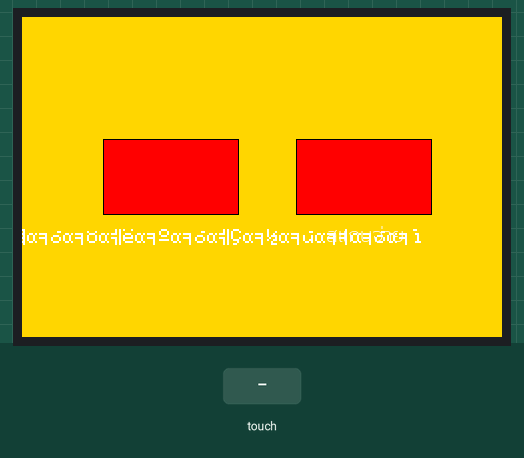
Bench run of a sketch on a simulated ESP32. Shown: 480×320 colour display. The test bench sets the inputs (shaded band). What the sketch prints to the serial monitor is not drawn.

Above: at 5.9 s.
6.0 s: screen touched at 13 % across, 10 % down
7.5 s: screen touched at 38 % across, 10 % down
9.0 s: screen touched at 62 % across, 10 % down
Timing chart, 0 to 12.0 s (numbered marks = the images above; inputs shaded):
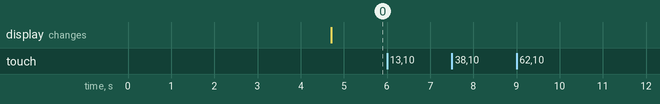

Measured:
- after the input at 6.0 s, every drawn part: stays the same
- after the input at 7.5 s, every drawn part: stays the same
- after the input at 9.0 s, every drawn part: stays the same

The sketch:

On_Off_Button.ino
```cpp
// Example of drawing a graphical "switch" and using
// the touch screen to change it's state.

// This sketch does not use the libraries button drawing
// and handling functions.

// Based on Adafruit_GFX library onoffbutton example.

// Touch handling for XPT2046 based screens is handled by
// the TFT_eSPI library.

// Calibration data is stored in SPIFFS so we need to include it
#include <SPI.h>
#include "font.h"

#include <TFT_eSPI.h> // Hardware-specific library

TFT_eSPI tft = TFT_eSPI();       // Invoke custom library

// This is the file name used to store the touch coordinate
// calibration data. Change the name to start a new calibration.


// Set REPEAT_CAL to true instead of false to run calibration
// again, otherwise it will only be done once.
// Repeat calibration if you change the screen rotation.
#define REPEAT_CAL false

bool SwitchOn = false;

// Comment out to stop drawing black spots
#define BLACK_SPOT

// Switch position and size
//#define FRAME_X 200
//#define FRAME_Y 64
//#define FRAME_W 250
//#define FRAME_H 100

// Red zone size
#define REDBUTTON_X 81
#define REDBUTTON_Y 122
#define REDBUTTON_W 136
#define REDBUTTON_H 76

#define TWOBUTTON_X 274
#define TWOBUTTON_Y 122
#define TWOBUTTON_W 136
#define TWOBUTTON_H 76

// Green zone size
//#define GREENBUTTON_X 270
//#define GREENBUTTON_Y FRAME_Y
//#define GREENBUTTON_W (FRAME_W/2)
//#define GREENBUTTON_H FRAME_H

//------------------------------------------------------------------------------------------
//------------------------------------------------------------------------------------------
void setup(void)
{
  Serial.begin(9600);
  tft.init();

  // Set the rotation before we calibrate
  tft.setRotation(1);

  // call screen calibration
  touch_calibrate();

  // clear screen
  tft.fillScreen(TFT_GOLD);

  // Draw button (this example does not use library Button class)
  redBtn();
  twoBtn();
}
//------------------------------------------------------------------------------------------
//------------------------------------------------------------------------------------------
void loop()
{
  uint16_t x, y;

  // See if there's any touch data for us
  if (tft.getTouch(&x, &y))
  {
    Serial.println(x,y);
    // Draw a block spot to show where touch was calculated to be
    //    #ifdef BLACK_SPOT
    //      tft.fillCircle(x, y, 2, TFT_BLACK);
    //    #endif

    if ((x > REDBUTTON_X) && (x < (REDBUTTON_X + REDBUTTON_W))) {
      if ((y > REDBUTTON_Y) && (y <= (REDBUTTON_Y + REDBUTTON_H))) {
        Serial.println("Red btn hit");
        redBtn();
      }
    }
    if ((x > TWOBUTTON_X) && (x < (TWOBUTTON_X + TWOBUTTON_W))) {
      if ((y > TWOBUTTON_Y) && (y <= (TWOBUTTON_Y + TWOBUTTON_H))) {
        Serial.println("Green btn hit");
        //          greenBtn();
      }
    }
    delay(1000);
  }
}
//------------------------------------------------------------------------------------------

void drawFrame()
{
  //  tft.drawRect(FRAME_X, FRAME_Y, FRAME_W, FRAME_H, TFT_BLACK);
}

// Draw a red button
void redBtn()
{
  tft.fillRect(REDBUTTON_X, REDBUTTON_Y, REDBUTTON_W, REDBUTTON_H, TFT_RED);
  //  tft.fillRect(GREENBUTTON_X, GREENBUTTON_Y, GREENBUTTON_W, GREENBUTTON_H, TFT_DARKGREY);
  drawFrame();
  tft.drawRect(REDBUTTON_X, REDBUTTON_Y, REDBUTTON_W, REDBUTTON_H, TFT_BLACK);
  tft.setTextColor(TFT_WHITE);
  tft.setTextSize(2);
  tft.setTextDatum(MC_DATUM);
  tft.drawString("จ่ายด้วยเหรียญ", (REDBUTTON_W / 2) + REDBUTTON_X, 220);
  SwitchOn = true;
}
void twoBtn()
{
  tft.fillRect(TWOBUTTON_X, TWOBUTTON_Y, TWOBUTTON_W, TWOBUTTON_H, TFT_RED);
  //  tft.fillRect(GREENBUTTON_X, GREENBUTTON_Y, GREENBUTTON_W, GREENBUTTON_H, TFT_DARKGREY);
  drawFrame();
  tft.drawRect(TWOBUTTON_X, TWOBUTTON_Y, TWOBUTTON_W, TWOBUTTON_H, TFT_BLACK);
  tft.setTextColor(TFT_WHITE);
  tft.loadFont(Prompt_ExtraLight);
  tft.setTextSize(5);
  tft.setTextDatum(MC_DATUM);
  tft.drawString("สแกนจ่าย", (TWOBUTTON_W / 2) + TWOBUTTON_X, 220);
  tft.unloadFont();
  SwitchOn = true;
}

// Draw a green button
//void greenBtn()
//{
//  tft.fillRect(GREENBUTTON_X, GREENBUTTON_Y, GREENBUTTON_W, GREENBUTTON_H, TFT_GREEN);
//  tft.fillRect(REDBUTTON_X, REDBUTTON_Y, REDBUTTON_W, REDBUTTON_H, TFT_DARKGREY);
//  drawFrame();
//  tft.setTextColor(TFT_WHITE);
//  tft.setTextSize(2);
//  tft.setTextDatum(MC_DATUM);
//  tft.drawString("OFF", REDBUTTON_X + (REDBUTTON_W / 2) + 1, REDBUTTON_Y + (REDBUTTON_H / 2));
//  SwitchOn = true;
//}
```

calibrate.ino
```cpp
void touch_calibrate()
{
  uint16_t calData[5];
  uint8_t calDataOK = 0;

  // Calibrate
  tft.fillScreen(TFT_BLACK);
  tft.setCursor(20, 0);
  tft.setTextFont(2);
  tft.setTextSize(1);
  tft.setTextColor(TFT_WHITE, TFT_BLACK);

  tft.println("Touch corners as indicated");

  tft.setTextFont(1);
  tft.println();

  tft.calibrateTouch(calData, TFT_MAGENTA, TFT_BLACK, 15);

  Serial.println(); Serial.println();
  Serial.println("// Use this calibration code in setup():");
  Serial.print("  uint16_t calData[5] = ");
  Serial.print("{ ");

  for (uint8_t i = 0; i < 5; i++)
  {
    Serial.print(calData[i]);
    if (i < 4) Serial.print(", ");
  }

  Serial.println(" };");
  Serial.print("  tft.setTouch(calData);");
  Serial.println(); Serial.println();

  tft.fillScreen(TFT_BLACK);

  tft.setTextColor(TFT_GREEN, TFT_BLACK);
  tft.println("Calibration complete!");
  tft.println("Calibration code sent to Serial port.");

  delay(4000);
}
```

Source omitted: font.h (data table, 73315 bytes)
